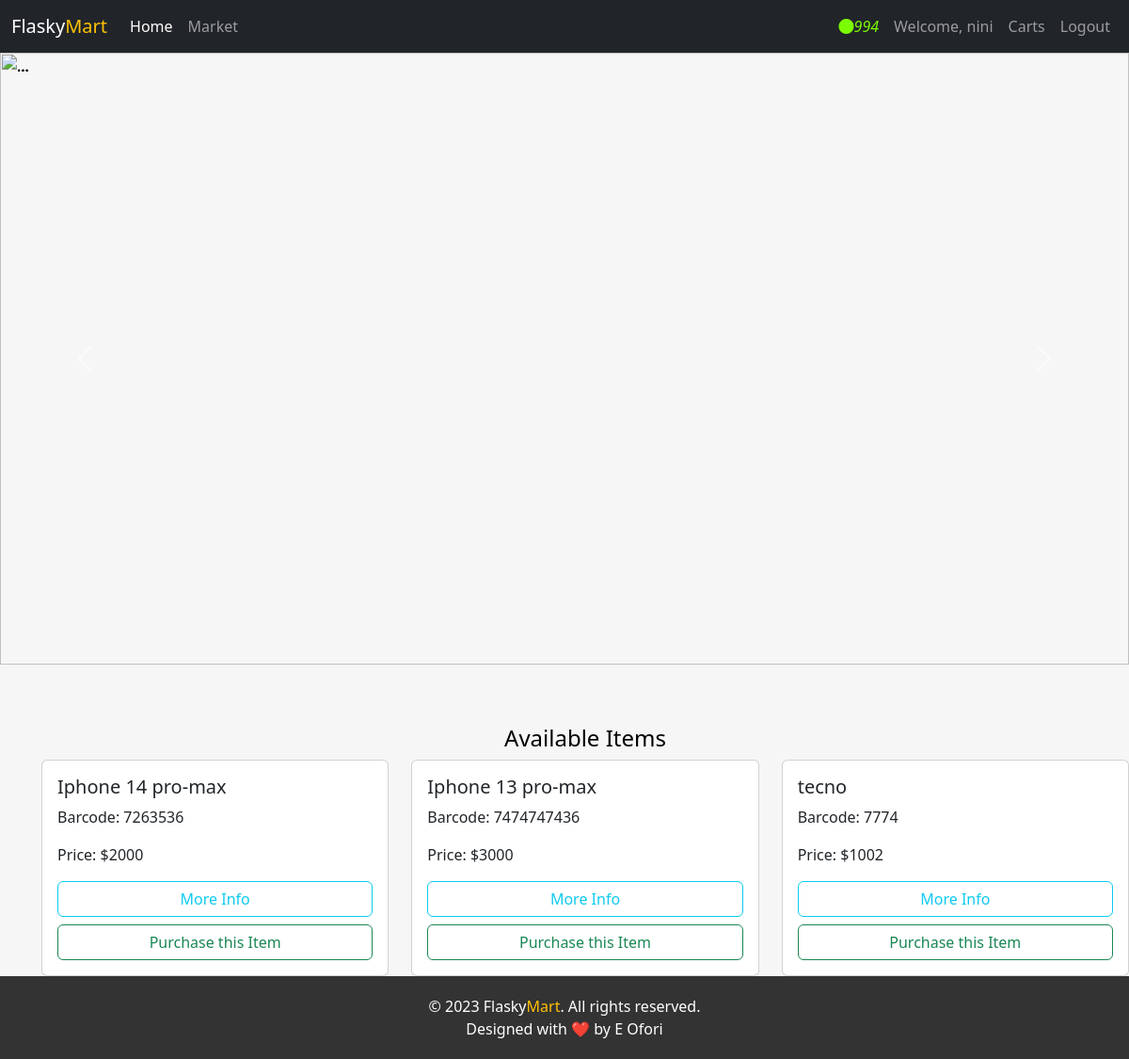
/market (signed in), run on an earlier commit of the app's database.
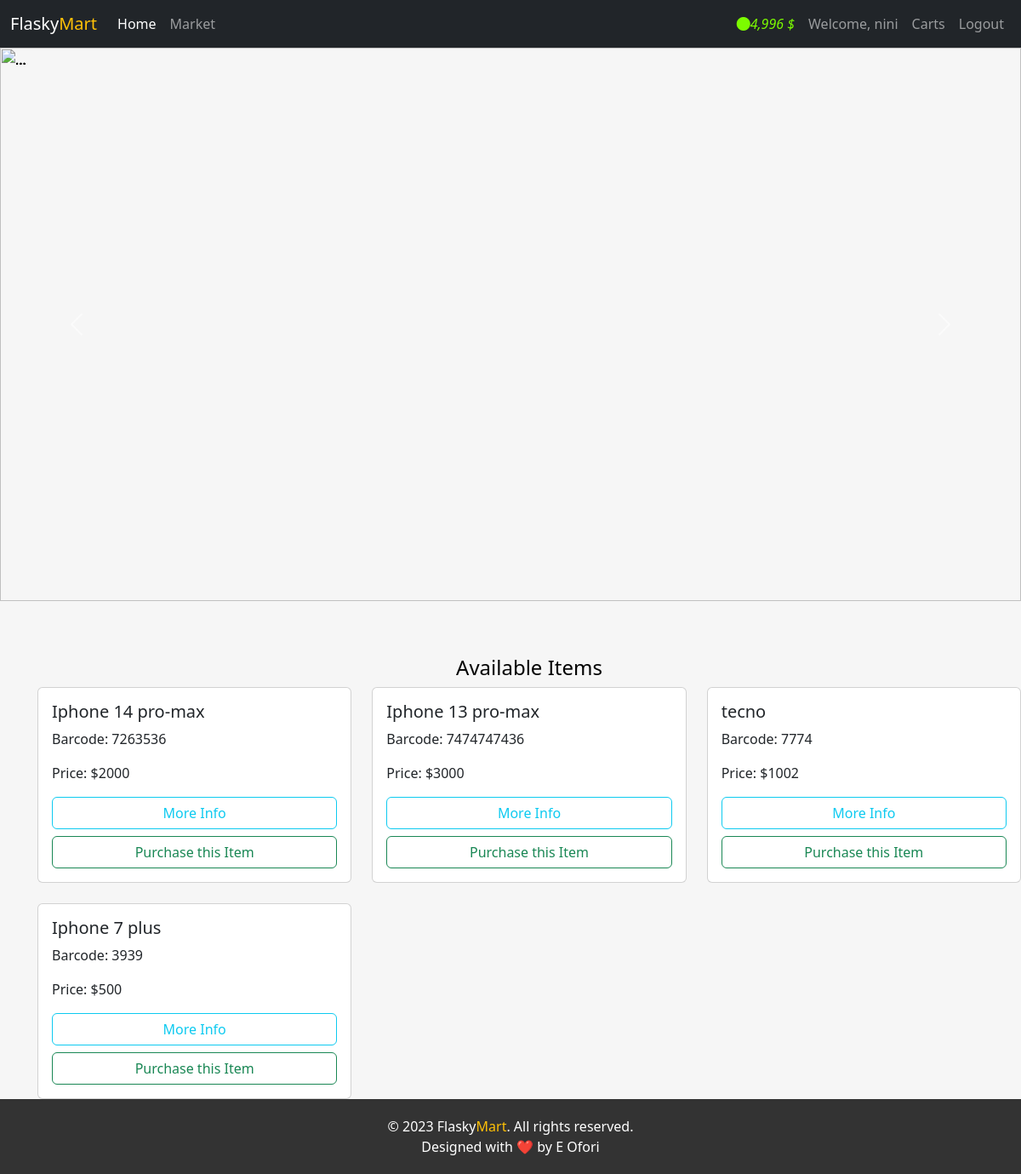
And on a later commit of the database.
### market/models.py (models this page shows, shortened)
class users(db.Model, UserMixin):
    id = db.Column(db.Integer, primary_key=True)
    username = db.Column(db.String(30), nullable=False, unique=True)
    email = db.Column(db.String(50), nullable=False, unique=True)
    password = db.Column(db.String(20), nullable=False, unique=True)
    budget = db.Column(db.Integer, nullable=False, default=10000)
    items = db.relationship('items', backref='owned_user', lazy=True)
    @property
    def budget_prettier(self):
        myBudget_string = str(self.budget)
        if len(myBudget_string) >= 4:
            return f'{myBudget_string[:-3]},{myBudget_string[-3:]} $'
        else:
            return f'{myBudget_string}'
    @property
    def pass_word(self):
        return self.password

class items(db.Model):
    id = db.Column(db.Integer, primary_key=True)
    name = db.Column(db.String(30), nullable=False, unique=True)
    barcode = db.Column(db.String(12), nullable=False, unique=True)
    price = db.Column(db.Integer, nullable=False)
    description = db.Column(db.String(length=1000),
                            nullable=False, unique=True)
    owner = db.Column(db.Integer, db.ForeignKey('users.id'))

### market/routes.py (the view, shortened to what this page needs)
@app.route('/market', methods=['GET', 'POST'])
@login_required
def market_page():
    purchase_form =PurchaseItemForm()
    selling_form = SellItemForm()
    if request.method == "GET":
        item = items.query.all()
        owned_items = items.query.filter_by(owner =current_user.id)
        return render_template('market.html', items=item, dollar='$', current_user=current_user, purchase_form = purchase_form, selling_form=selling_form, owned_items=owned_items)

### market/models.py (called while the page is built)
@login_manager.user_loader
def load_user(user_id):
    return users.query.get(int(user_id))

### market/templates/market.html (shortened to what this page needs)
{%extends 'base.html'%}
{%block content%}
<div id="carouselExampleInterval" class="carousel slide" data-bs-ride="carousel">
  <div class="carousel-inner">
    <div class="carousel-item active" data-bs-interval="3000">
    </div>
    <div class="carousel-item active" data-bs-interval="3000">
    </div>
    <div class="carousel-item active" data-bs-interval="3000">
    </div>
    <div class="carousel-item active" data-bs-interval="3000">
      <img src="{{url_for('static', filename='mart4.jpg')}}" class="d-block mart-image-height" alt="...">
    </div>
  </div>
  <button class="carousel-control-prev" type="button" data-bs-target="#carouselExampleInterval" data-bs-slide="prev">
    <span class="carousel-control-prev-icon" aria-hidden="true"></span>
  </button>
  <button class="carousel-control-next" type="button" data-bs-target="#carouselExampleInterval" data-bs-slide="next">
    <span class="carousel-control-next-icon" aria-hidden="true"></span>
  </button>
</div>
<div class="row mart-table">
  <div class="market-container">
    <h4 align='center'>Available Items</h4>
    <div class="row row-cols-1 row-cols-md-3 g-4">
      {% for item in items %}
        <div class="col">
          <div class="card">
            <div class="card-body">
              <h5 class="card-title">{{ item.name }}</h5>
              <p class="card-text">Barcode: {{ item.barcode }}</p>
              <p class="card-text">Price: {{ dollar }}{{ item.price }}</p>
              <div class="d-grid gap-2">
                <button class="btn btn-outline-info" data-bs-toggle='modal' data-bs-target='#Modal-MoreInfo-{{ item.id }}'>More Info</button>
                <button class="btn btn-outline-success" data-bs-toggle='modal' data-bs-target='#Modal-PurchaseConfirm-{{ item.id }}'>Purchase this Item</button>
              </div>
            </div>
          </div>
        </div>
      {% endfor %}
    </div>
  </div>
</div>
<footer class="footer">
  <p>&copy; 2023 Flasky<span class="text-warning">Mart</span>. All rights reserved.</p>
  <p>Designed with ❤️ by <a href="https://www.linkedin.com/in/emmanuel-ofori-97439122b/" target="_blank">E Ofori</a></p>
</footer>
{%endblock%}

### market/templates/base.html (shortened to what this page needs)
<html lang="en">
  <head>
    <link rel="stylesheet" href="{{url_for('static', filename='css/bootstrap.min.css')}}" />
    <link rel="stylesheet" href="https://cdn.jsdelivr.net/npm/bootstrap-icons@1.3.0/font/bootstrap-icons.css">
    <link rel="stylesheet" href="{{url_for('static', filename='styles.css')}}"/>
</head>
  <body class='body'>
    <nav class="navbar navbar-expand-lg navbar-dark bg-dark">
      <div class="container-fluid">
        <a class="navbar-brand" href="{{url_for('home_page')}}">Flasky<span class="text-warning">Mart</span></a>
        <div class="collapse navbar-collapse" id="navbarSupportedContent">
          <ul class="navbar-nav me-auto mb-2 mb-lg-0">
            <li class="nav-item">
              <a class="nav-link active" aria-current="page" href="{{url_for('home_page')}}">Home</a>
            </li>
            <li class="nav-item">
              <a class="nav-link" href="{{url_for('market_page')}}">Market</a>
            </li>
          </ul>
          {% if current_user.is_authenticated %}
            <ul class="navbar-nav">
              <li class="nav-item active">
                <a class="nav-link" style='color: lawngreen; fon-weight: bold;'>
                  <i class='bi-coin'>{{current_user.budget_prettier}}</i>
                </a>
              </li>
              <li class="nav-item active">
                <a class="nav-link">Welcome, {{current_user.username}}</a>
              </li>
              <li class="nav-item active">
                <a class="nav-link" href="{{url_for('carts_page')}}">Carts</a>
              </li>
              <li class="nav-item active">
                <a class="nav-link" href="{{url_for('logout_page')}}">Logout</a>
              </li>
            </ul>
        {%endif%}
        </div>
      </div>
    </nav>
    {%block content%}
    {%endblock%}
  </body>
</html>

What changed in the data, as far as the page shows it:
changed users "nini": budget_prettier "994" → "4,996 $"
added items: name "Iphone 7 plus", barcode "3939", dollar "$", price "500"
